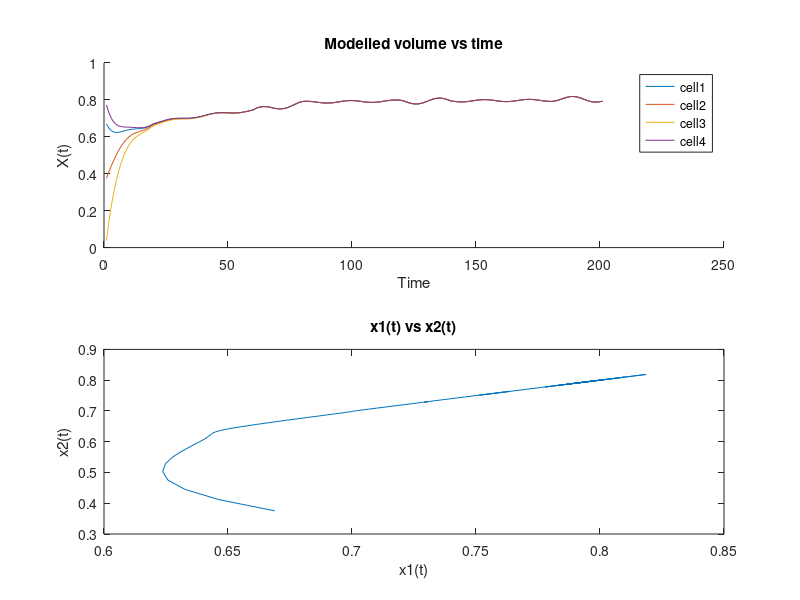

The MATLAB script that drew this image:
%adaptive model
%m- model 
%p - practical /actual

clc;
clear all;

T = 200; %time of run

Rin  = 10;
Rout = 25;
c0 = 2;
teta = 0.005.*[75,75,75,75];
%teta = [1,1,1,1].*0.01
Q0 = 0.05;

C = 2*eye(4,4);

Api = (-1).*C./Rin;
Bpi = (1/Rin).*ones(4,1);

Apo = (-1).*C./Rout;
Bpo = (1/Rout).*ones(4,1);

Bmi = Bpi*Q0;
Ami = Api + Bpi*teta  ;

Bmo = Bpo*Q0;
Amo = Apo + Bpo*teta  ;


r = @(t)sin(10*t*2*pi/180) + 8;
rr = r(1:T);
x = zeros(4,T);


i = 1;
x(:,1) = rand(4,1);
%x(:,1) = ones(4,1)*0.5
x(:,1);
j =1 ;
k= 1;

while i <= T
    if j == 20
        k = 0;
        %disp('shifted to exhale')
    end
    
    if j == 60
        k = 1;
        j = 0;
        %disp('shifted to inhale')
    end
    
    if k ==1
    x(:,i+1) = x(:,i) + Ami*x(:,i) + Bmi*rr(1,i); 
    end
    
    if k == 0
    x(:,i+1) = x(:,i) + Amo*x(:,i) + Bmo*rr(1,i); 
    end
    
    i = i+ 1;
    j = j+1;
end

figure(1)
subplot(2,1,1);
hold on;
for no = 1:4

    plot(1:T+1,x(no,:));

end

title('Modelled volume vs time');
xlabel('Time');
ylabel('X(t)');
legend('cell1','cell2','cell3','cell4')
hold off;

subplot(2,1,2);
plot(x(1,:),x(2,:));
title('x1(t) vs x2(t)');
xlabel('x1(t)');
ylabel('x2(t)');

